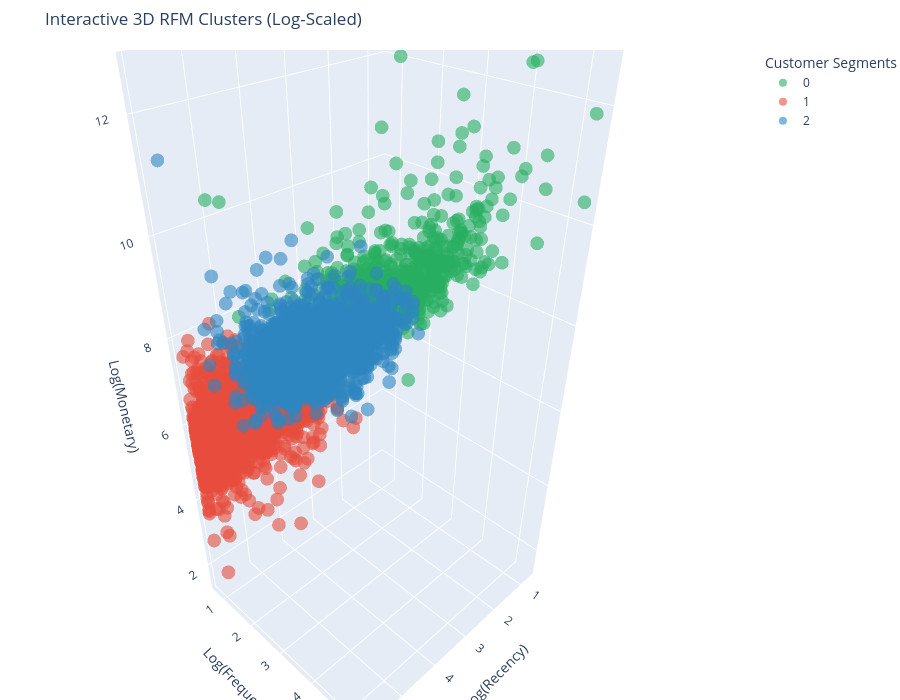

Write notebook code for a chart like this one.
### Markdown cell above
#### 4.2.5 Interactive 3D Cluster Visualization

Static 3D plots often suffer from perspective bias, making it difficult to assess the true separation between clusters. To overcome this, we implement an interactive 3D scatter plot using Plotly. This allows users to rotate the axes, zoom into specific density areas, and hover over data points for precise RFM values. The interactive nature of this visualization facilitates a deeper exploration of customer behavioral boundaries.

### Code cell
import plotly.express as px

# === Interactive 3D Segmentation Visualization ===
# We apply 'category_orders' to align the legend with business priority:
# Champions (0) -> At-Risk (1) -> Hibernating (2)

plot_df = rfm_log.copy()
plot_df['Cluster'] = rfm['Cluster'].astype(str)

fig = px.scatter_3d(
    plot_df, 
    x='Recency', 
    y='Frequency', 
    z='Monetary',
    color='Cluster',
    # Order: Cluster 0 (Green) -> Cluster 1 (Red) -> Cluster 2 (Blue)
    category_orders={"Cluster": ["0", "1", "2"]},
    color_discrete_sequence=['#27AE60', '#E74C3C', '#2E86C1'], 
    title='Interactive 3D RFM Clusters (Log-Scaled)',
    labels={'Recency': 'Log(Recency)', 'Frequency': 'Log(Frequency)', 'Monetary': 'Log(Monetary)'},
    opacity=0.6,
    width=900,
    height=700
)

# Improve layout and set legend labels
fig.update_layout(
    margin=dict(l=0, r=0, b=0, t=50),
    legend=dict(
        title_text='Customer Segments',
        traceorder='normal' # Follows the order defined in category_orders
    )
)

fig.show()

### Figure 1 — Plotly figure (JSON) as saved in the notebook; plotly's stock layout.template omitted (floating-point values rounded to 4 significant figures; data arrays with more than 128 entries replaced by an {"elided": "..."} marker saying what was removed)
{"data": [{"hovertemplate": "Cluster=0<br>Log(Recency)=%{x}<br>Log(Frequency)=%{y}<br>Log(Monetary)=%{z}<extra></extra>", "legendgroup": "0", "marker": {"color": "#27AE60", "opacity": 0.6, "symbol": "circle"}, "mode": "markers", "name": "0", "scene": "scene", "showlegend": true, "type": "scatter3d", "x": {"elided": "769 float values"}, "y": {"elided": "769 float values"}, "z": {"elided": "769 float values"}}, {"hovertemplate": "Cluster=1<br>Log(Recency)=%{x}<br>Log(Frequency)=%{y}<br>Log(Monetary)=%{z}<extra></extra>", "legendgroup": "1", "marker": {"color": "#E74C3C", "opacity": 0.6, "symbol": "circle"}, "mode": "markers", "name": "1", "scene": "scene", "showlegend": true, "type": "scatter3d", "x": {"elided": "1872 float values"}, "y": {"elided": "1872 float values"}, "z": {"elided": "1872 float values"}}, {"hovertemplate": "Cluster=2<br>Log(Recency)=%{x}<br>Log(Frequency)=%{y}<br>Log(Monetary)=%{z}<extra></extra>", "legendgroup": "2", "marker": {"color": "#2E86C1", "opacity": 0.6, "symbol": "circle"}, "mode": "markers", "name": "2", "scene": "scene", "showlegend": true, "type": "scatter3d", "x": {"elided": "1697 float values"}, "y": {"elided": "1697 float values"}, "z": {"elided": "1697 float values"}}], "layout": {"height": 700, "legend": {"title": {"text": "Customer Segments"}, "tracegroupgap": 0, "traceorder": "normal"}, "margin": {"b": 0, "l": 0, "r": 0, "t": 50}, "scene": {"domain": {"x": [0, 1], "y": [0, 1]}, "xaxis": {"title": {"text": "Log(Recency)"}}, "yaxis": {"title": {"text": "Log(Frequency)"}}, "zaxis": {"title": {"text": "Log(Monetary)"}}}, "title": {"text": "Interactive 3D RFM Clusters (Log-Scaled)"}, "width": 900}}
